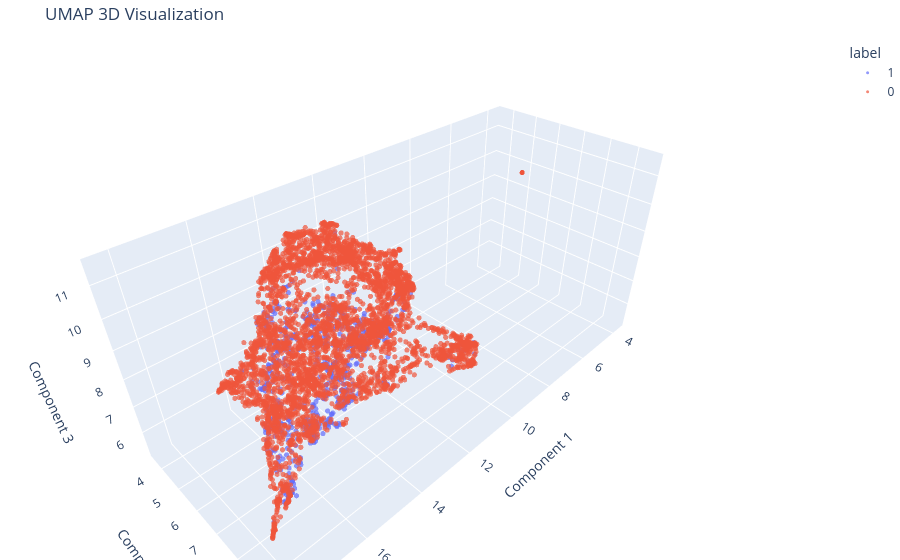

Here is the notebook cell this chart was saved with:
### Markdown cell above
### 3.3 Dimensionality Reduction: UMAP

### Code cell
umap_model_2d = umap.UMAP(n_components=2, random_state=42, n_neighbors=15, min_dist=0.1)
X_umap_2d = umap_model_2d.fit_transform(X_scaled)

plot_2d(X_umap_2d, y, title="UMAP 2D Visualization")

# UMAP 3D
umap_model_3d = umap.UMAP(n_components=3, random_state=42)
X_umap_3d = umap_model_3d.fit_transform(X_scaled)
plot_3d_plotly(X_umap_3d, y, title="UMAP 3D Visualization")

# Trustworthiness
score_umap = trustworthiness(X_scaled, X_umap_2d, n_neighbors=5)
print(f"UMAP Trustworthiness score: {score_umap:.4f}")

### Figure 1 — Plotly figure (JSON) as saved in the notebook; plotly's stock layout.template omitted (floating-point values rounded to 4 significant figures; data arrays with more than 128 entries replaced by an {"elided": "..."} marker saying what was removed)
{"data": [{"hovertemplate": "label=1<br>Component 1=%{x}<br>Component 2=%{y}<br>Component 3=%{z}<extra></extra>", "legendgroup": "1", "marker": {"color": "#636efa", "opacity": 0.7, "size": 3, "symbol": "circle"}, "mode": "markers", "name": "1", "scene": "scene", "showlegend": true, "type": "scatter3d", "x": {"elided": "755 float values"}, "y": {"elided": "755 float values"}, "z": {"elided": "755 float values"}}, {"hovertemplate": "label=0<br>Component 1=%{x}<br>Component 2=%{y}<br>Component 3=%{z}<extra></extra>", "legendgroup": "0", "marker": {"color": "#EF553B", "opacity": 0.7, "size": 3, "symbol": "circle"}, "mode": "markers", "name": "0", "scene": "scene", "showlegend": true, "type": "scatter3d", "x": {"elided": "3932 float values"}, "y": {"elided": "3932 float values"}, "z": {"elided": "3932 float values"}}], "layout": {"legend": {"title": {"text": "label"}, "tracegroupgap": 0}, "margin": {"b": 0, "l": 0, "r": 0, "t": 40}, "scene": {"domain": {"x": [0, 1], "y": [0, 1]}, "xaxis": {"title": {"text": "Component 1"}}, "yaxis": {"title": {"text": "Component 2"}}, "zaxis": {"title": {"text": "Component 3"}}}, "title": {"text": "UMAP 3D Visualization"}}}
